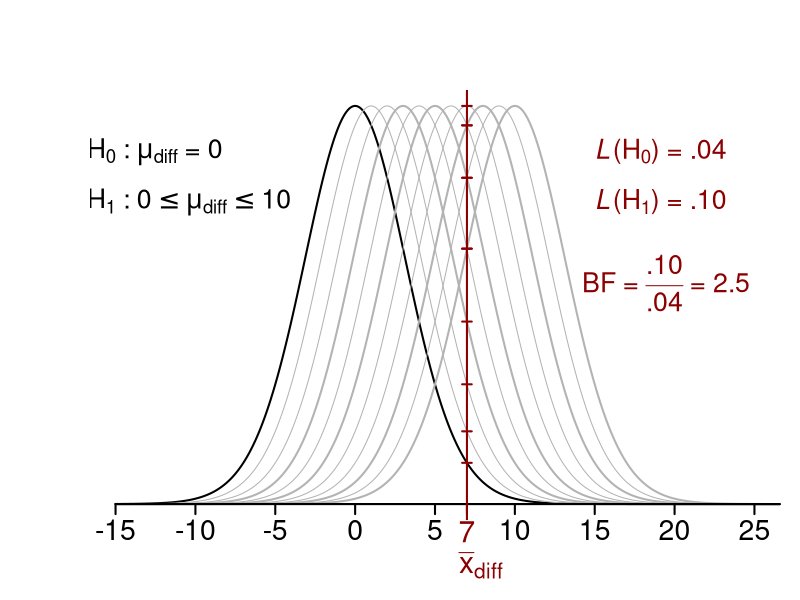

Source code (R):
xbar.therapy <- 92
s.therapy <- 8.5
xbar.placebo <- 85
s.placebo <- 9.1
n <- 15
xdiff <- xbar.therapy - xbar.placebo
sdiff <- sqrt((s.therapy^2 + s.placebo^2)/2) * sqrt(2/n)
sdiff <- sqrt(s.therapy^2 + s.placebo^2)/sqrt(n)

muH0 <- 0
muH1 <- 8

t0 <- (xdiff - muH0)/sdiff
par(cex.main = 1.5, mar = c(4, 4.5, 4.5, 1), mgp = c(3.5, 1, 0), cex.lab = 1.5, 
    font.lab = 2, cex.axis = 1.8, bty = "n", las = 1)
par(mar = c(4, 4.5, 4.5, 1))

# Bayes Factor (or, ugliest code ever and I DO NOT CARE TO FIX IT)
x <- seq(-15, 30, by = 0.001)
y <- dt(x/sdiff, df = 28)

y1 <- dt((x - 1)/sdiff, df = 28)
y2 <- dt((x - 2)/sdiff, df = 28)
y3 <- dt((x - 3)/sdiff, df = 28)
y4 <- dt((x - 4)/sdiff, df = 28)
y5 <- dt((x - 5)/sdiff, df = 28)
y6 <- dt((x - 6)/sdiff, df = 28)
y7 <- dt((x - 7)/sdiff, df = 28)
y8 <- dt((x - 8)/sdiff, df = 28)
y9 <- dt((x - 9)/sdiff, df = 28)
y10 <- dt((x - 10)/sdiff, df = 28)

plot(x, y, type = "l", axes = FALSE, xlab = NA, ylab = NA, xlim = c(-15, 25), 
    lwd = 2)

lines(x, y1, col = "grey70")
lines(x, y2, col = "grey70")
lines(x, y3, col = "grey70", lwd = 2)
lines(x, y4, col = "grey70")
lines(x, y5, col = "grey70", lwd = 2)
lines(x, y6, col = "grey70")
lines(x, y7, col = "grey70")
lines(x, y8, col = "grey70", lwd = 2)
lines(x, y9, col = "grey70")
lines(x, y10, col = "grey70", lwd = 2)

axis(side = 1, at = seq(-15, 30, by = 5), pos = 0, lwd = 2, cex.axis = 1.7)
axis(side = 1, at = 7, pos = 0, col = "red4", col.axis = "red4", lwd = 2, padj = 0.1)
abline(v = xdiff, col = "red4", lwd = 2)

L0 <- dt((xdiff/sdiff), df = 28)
L1 <- dt(((xdiff - 1)/sdiff), df = 28)
L2 <- dt(((xdiff - 2)/sdiff), df = 28)
L3 <- dt(((xdiff - 3)/sdiff), df = 28)
L4 <- dt(((xdiff - 4)/sdiff), df = 28)
L5 <- dt(((xdiff - 5)/sdiff), df = 28)
L6 <- dt(((xdiff - 6)/sdiff), df = 28)
L7 <- dt(((xdiff - 7)/sdiff), df = 28)
L8 <- dt(((xdiff - 8)/sdiff), df = 28)
L9 <- dt(((xdiff - 9)/sdiff), df = 28)
L10 <- dt(((xdiff - 10)/sdiff), df = 28)

lines(c(6.7, 7.3), y = rep(L0, 2), col = "red4", lwd = 2)
lines(c(6.7, 7.3), y = rep(L1, 2), col = "red4", lwd = 2)
lines(c(6.7, 7.3), y = rep(L2, 2), col = "red4", lwd = 2)
lines(c(6.7, 7.3), y = rep(L3, 2), col = "red4", lwd = 2)
lines(c(6.7, 7.3), y = rep(L4, 2), col = "red4", lwd = 2)
lines(c(6.7, 7.3), y = rep(L5, 2), col = "red4", lwd = 2)
lines(c(6.7, 7.3), y = rep(L6, 2), col = "red4", lwd = 2)
lines(c(6.7, 7.3), y = rep(L7, 2), col = "red4", lwd = 2)
lines(c(6.7, 7.3), y = rep(L8, 2), col = "red4", lwd = 2)
lines(c(6.7, 7.3), y = rep(L9, 2), col = "red4", lwd = 2)
lines(c(6.7, 7.3), y = rep(L10, 2), col = "red4", lwd = 2)

text(-16.8, 0.35, expression(paste(H[0], " : ", mu[diff], " = 0", sep = "")), 
    adj = 0, cex = 1.6)
text(-16.8, 0.3, expression(paste(H[1], " : 0", "" <= mu[diff], "" <= 10), sep = ""), 
    adj = 0, cex = 1.6)
text(15, 0.35, expression(paste(italic("L"), "(", H[0], ") = .04")), adj = 0, 
    col = "red4", cex = 1.6)
text(15, 0.3, expression(paste(italic("L"), "(", H[1], ") = .10")), adj = 0, 
    col = "red4", cex = 1.6)
text(14.2, 0.22, expression(paste("BF = ", frac(".10", ".04"), " = ", 2.5, sep = "")), 
    adj = 0, col = "red4", cex = 1.6)
mtext(expression(bar(x)[diff]), side = 1, line = 2, at = 6.5, adj = 0, col = "red4", 
    cex = 1.8, padj = 0.1)
